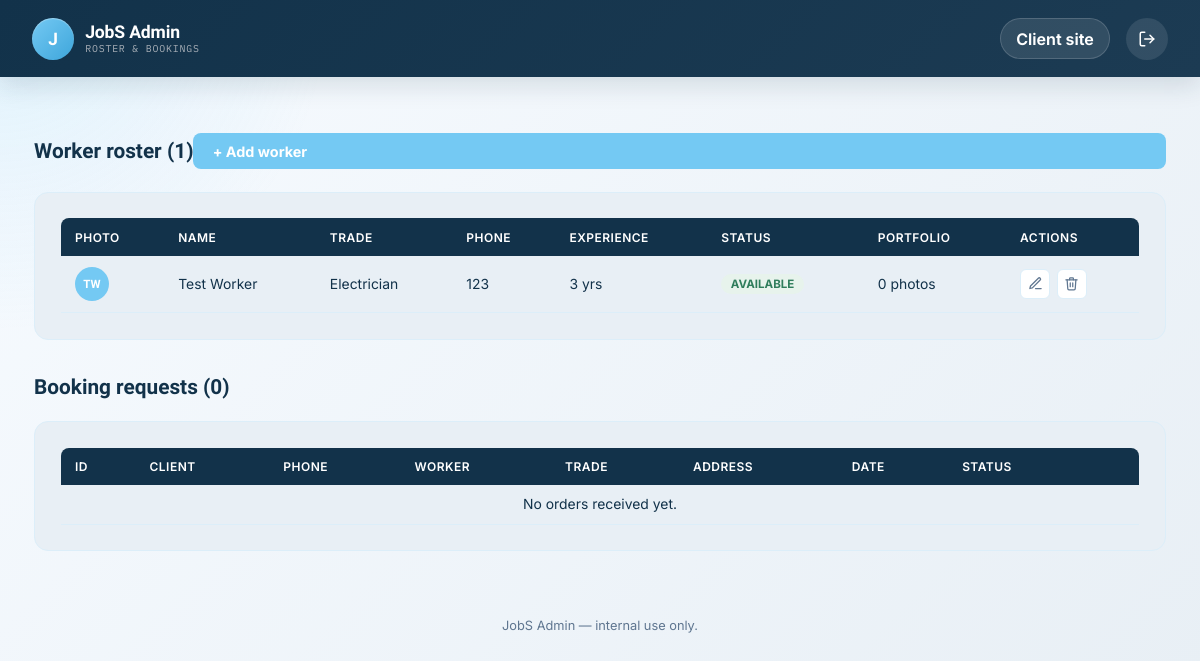
Before: /admin (signed in) with the older database file.
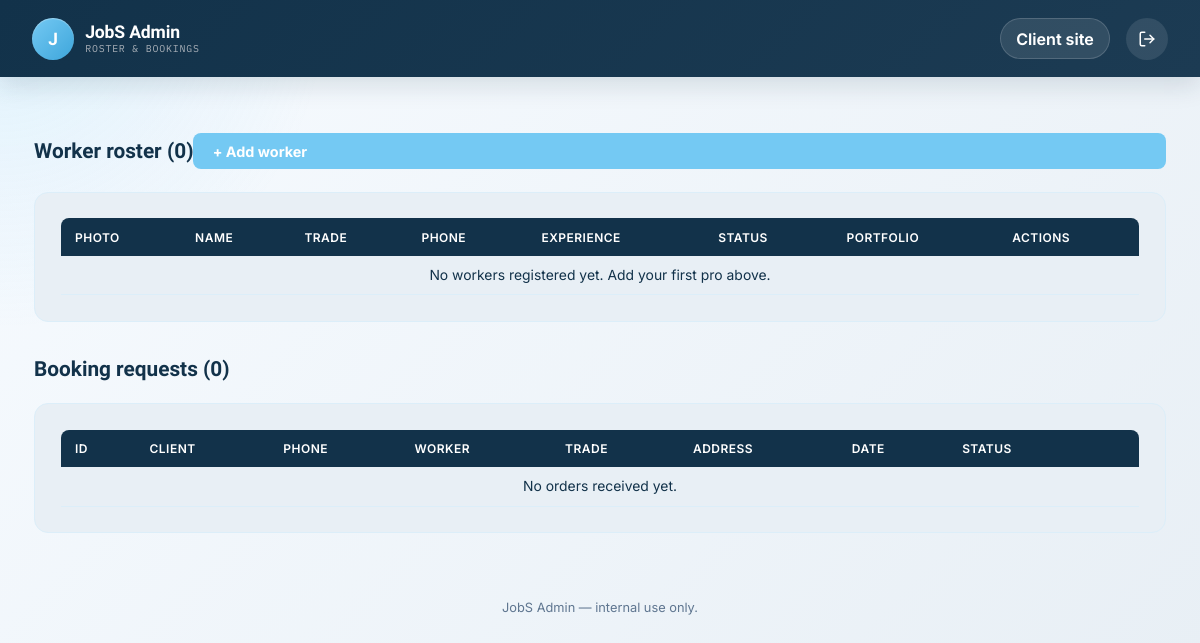
After: the same page with the newer database file.
### app.py (models this page shows)
class Worker(db.Model):
    __tablename__ = 'workers'
    id = db.Column(db.Integer, primary_key=True)
    name = db.Column(db.String(100), nullable=False)
    trade = db.Column(db.String(50), nullable=False)
    phone = db.Column(db.String(20), nullable=False)
    location = db.Column(db.String(120), nullable=True)
    hourly_rate = db.Column(db.Float, nullable=True, default=0)
    experience_years = db.Column(db.Integer, nullable=False)
    bio = db.Column(db.Text, nullable=True)
    status = db.Column(db.String(20), default='Available')
    photo_filename = db.Column(db.String(255), nullable=True)
    created_at = db.Column(db.DateTime, server_default=db.func.now())
    portfolio_images = db.relationship(
        'PortfolioImage', backref='worker', cascade='all, delete-orphan', lazy=True
    )
    @property
    def photo_url(self):
        if self.photo_filename:
            return url_for('static', filename=f'uploads/workers/{self.photo_filename}')
        return None
    @property
    def initials(self):
        parts = self.name.split()
        return ''.join(p[0] for p in parts[:2]).upper()

### app.py (the view)
@app.route('/admin')
def admin_dashboard():
    workers = Worker.query.order_by(Worker.id.desc()).all()
    bookings = Booking.query.order_by(Booking.id.desc()).all()
    return render_template('admin/dashboard.html', workers=workers, bookings=bookings)

### app.py (called while the page is built)
@app.context_processor
def inject_user_context():
    return {'is_admin': session.get('is_admin', False)}

@app.before_request
def protect_admin_routes():
    if request.path.startswith('/admin') and request.path not in ['/admin/login', '/admin/logout'] and not session.get('is_admin'):
        flash('Please sign in to access the admin portal.', 'error')
        return redirect(url_for('admin_login'))

### templates/admin/dashboard.html (shortened to what this page needs)
<!DOCTYPE html>
<html lang="en">
<head>
<link rel="stylesheet" href="{{ url_for('static', filename='style.css') }}">
</head>
<body>
<header class="site-head">
  <div class="header-actions">
    <a href="/" class="brand-link" aria-label="Go to the homepage">
      <span class="brand-mark">J</span>
      <span class="brand-copy">
        <strong>JobS Admin</strong>
        <small>Roster & bookings</small>
      </span>
    </a>
  </div>
  <div class="header-actions">
    <a href="/" class="portal-pill">Client site</a>
    <a href="/admin/logout" class="icon-link" aria-label="Sign out">
      <svg viewBox="0 0 24 24" fill="none" stroke="currentColor" stroke-width="2" stroke-linecap="round" stroke-linejoin="round">
        <path d="M9 21H5a2 2 0 0 1-2-2V5a2 2 0 0 1 2-2h4"></path>
        <polyline points="16 17 21 12 16 7"></polyline>
        <line x1="21" y1="12" x2="9" y2="12"></line>
      </svg>
    </a>
  </div>
</header>
<div class="wrap" style="padding-top: 1.5rem;">
  <div class="admin-topbar">
    <h2>Worker roster ({{ workers|length }})</h2>
    <a href="{{ url_for('add_worker') }}" class="btn-solid" style="text-decoration:none; display:inline-block; padding:0.6rem 1.2rem;">+ Add worker</a>
  </div>
  <div class="panel" style="margin-top:0;">
    <table class="ledger">
      <thead>
        <tr><th>Photo</th><th>Name</th><th>Trade</th><th>Phone</th><th>Experience</th><th>Status</th><th>Portfolio</th><th>Actions</th></tr>
      </thead>
      <tbody>
        {% for worker in workers %}
        <tr>
          <td>
            {% if worker.photo_url %}
              <img src="{{ worker.photo_url }}" class="row-photo" alt="{{ worker.name }}">
            {% else %}
              <span class="row-avatar-fallback">{{ worker.initials }}</span>
            {% endif %}
          </td>
          <td>{{ worker.name }}</td>
          <td>{{ worker.trade }}</td>
          <td>{{ worker.phone }}</td>
          <td>{{ worker.experience_years }} yrs</td>
          <td><span class="pill {{ 'available' if worker.status == 'Available' else 'booked' }}">{{ worker.status }}</span></td>
          <td>{{ worker.portfolio_images|length }} photo{{ 's' if worker.portfolio_images|length != 1 else '' }}</td>
          <td>
            <div class="row-actions">
              <a class="icon-btn" href="{{ url_for('edit_worker', worker_id=worker.id) }}" title="Edit">
                <svg viewBox="0 0 24 24" fill="none" stroke="currentColor" stroke-width="2" stroke-linecap="round" stroke-linejoin="round"><path d="M12 20h9"/><path d="M16.5 3.5a2.1 2.1 0 0 1 3 3L7 19l-4 1 1-4Z"/></svg>
              </a>
              <form action="{{ url_for('delete_worker', worker_id=worker.id) }}" method="POST" onsubmit="return confirm('Remove {{ worker.name|e }} from the roster? This cannot be undone.');">
                <button type="submit" class="icon-btn danger" title="Delete">
                  <svg viewBox="0 0 24 24" fill="none" stroke="currentColor" stroke-width="2" stroke-linecap="round" stroke-linejoin="round"><polyline points="3 6 5 6 21 6"/><path d="M19 6l-1 14a2 2 0 0 1-2 2H8a2 2 0 0 1-2-2L5 6"/><path d="M10 11v6"/><path d="M14 11v6"/><path d="M9 6V4a1 1 0 0 1 1-1h4a1 1 0 0 1 1 1v2"/></svg>
                </button>
              </form>
            </div>
          </td>
        </tr>
        {% else %}
        <tr><td colspan="8" style="text-align:center;">No workers registered yet. Add your first pro above.</td></tr>
        {% endfor %}
      </tbody>
    </table>
  </div>
  <div class="admin-topbar">
    <h2>Booking requests ({{ bookings|length }})</h2>
  </div>
  <div class="panel" style="margin-top:0;">
    <table class="ledger">
      <thead>
        <tr><th>ID</th><th>Client</th><th>Phone</th><th>Worker</th><th>Trade</th><th>Address</th><th>Date</th><th>Status</th><th></th></tr>
      </thead>
      <tbody>
        {% for booking in bookings %}
        <tr>
          <td>#{{ booking.id }}</td>
          <td>{{ booking.client_name }}</td>
          <td>{{ booking.client_phone }}</td>
          <td>{{ booking.worker.name }}</td>
          <td>{{ booking.worker.trade }}</td>
          <td>{{ booking.service_address }}</td>
          <td>{{ booking.booking_date }}</td>
          <td><span class="pill {{ 'confirmed' if booking.status == 'Confirmed' else 'pending' }}">{{ booking.status }}</span></td>
          <td>
            {% if booking.status != 'Confirmed' %}
            <form action="{{ url_for('confirm_booking', booking_id=booking.id) }}" method="POST">
              <button type="submit" class="btn-ghost" style="padding:0.35rem 0.7rem; font-size:0.78rem;">Confirm</button>
            </form>
            {% endif %}
          </td>
        </tr>
        {% else %}
        <tr><td colspan="9" style="text-align:center;">No orders received yet.</td></tr>
        {% endfor %}
      </tbody>
    </table>
  </div>
</div>
<footer class="site-foot">JobS Admin — internal use only.</footer>
</body>
</html>

### static/style.css (style rules this page uses)
:root { --ink: #12324a; --teal: #74c9f3; --teal-dark: #2f7fb5; --coral: #3ea6db; --coral-dark: #2a7ea8; --sand: #e8eff5; --card: #e8eff5; --steel: #5f7690; --rule: #dceef9; --good: #2f7d5c; --danger: #c45858; }
* { margin: 0; padding: 0; box-sizing: border-box; }
body { background: radial-gradient(circle at top left, rgba(116, 201, 243, 0.18), transparent 24%), linear-gradient(135deg, #f7fbff 0%, var(--sand) 100%); color: var(--ink); font-family: 'Inter', sans-serif; -webkit-font-smoothing: antialiased; }
a { color: inherit; }
header.site-head { background: linear-gradient(135deg, var(--ink) 0%, #1c3b53 100%); color: #fff; padding: 1.1rem 2rem; display: flex; justify-content: space-between; align-items: center; position: sticky; top: 0; z-index: 10; box-shadow: 0 8px 24px rgba(18, 50, 74, 0.14); }
.header-actions { display: flex; align-items: center; gap: 1rem; }
.brand-link { display: inline-flex; align-items: center; gap: 0.7rem; text-decoration: none; color: #fff; }
.brand-mark { width: 42px; height: 42px; border-radius: 50%; background: linear-gradient(135deg, var(--teal), var(--coral)); color: #fff; display: flex; align-items: center; justify-content: center; font-family: 'Sora', sans-serif; font-weight: 800; font-size: 1.08rem; box-shadow: inset 0 1px 1px rgba(255,255,255,0.35); }
.brand-copy { display: flex; flex-direction: column; line-height: 1.1; }
.brand-copy strong { font-family: 'Sora', sans-serif; font-size: 1.1rem; letter-spacing: -0.01em; }
.brand-copy small { font-family: 'IBM Plex Mono', monospace; font-size: 0.62rem; color: #a9b0b8; letter-spacing: 0.08em; text-transform: uppercase; margin-top: 0.12rem; }
.icon-link { display: inline-flex; align-items: center; justify-content: center; width: 42px; height: 42px; border-radius: 50%; background: rgba(255,255,255,0.1); color: #fff; text-decoration: none; transition: background 0.2s ease; }
.icon-link svg { width: 18px; height: 18px; }
.portal-pill { display: inline-flex; align-items: center; padding: 0.6rem 0.95rem; border-radius: 999px; background: rgba(255,255,255,0.1); color: #fff; text-decoration: none; font-weight: 650; border: 1px solid rgba(255,255,255,0.16); }
.wrap { max-width: 1180px; margin: 0 auto; padding: 0 1.5rem; }
.btn-solid { flex: 1; background: var(--teal); color: #fff; border: none; padding: 0.7rem; border-radius: 8px; font-weight: 700; cursor: pointer; font-size: 0.9rem; }
.admin-topbar { display: flex; justify-content: space-between; align-items: center; margin: 2rem 0 1.4rem; }
.admin-topbar h2 { font-family: 'Sora', sans-serif; font-size: 1.3rem; font-weight: 700; }
.panel { background: var(--card); border: 1px solid var(--rule); border-radius: 14px; padding: 1.6rem; margin-bottom: 2.2rem; }
table.ledger { width: 100%; border-collapse: collapse; font-size: 0.87rem; }
table.ledger th { background: var(--ink); color: #fff; text-align: left; padding: 0.7rem 0.9rem; font-weight: 600; font-size: 0.75rem; text-transform: uppercase; letter-spacing: 0.04em; }
table.ledger th:first-child { border-radius: 8px 0 0 0; }
table.ledger th:last-child { border-radius: 0 8px 0 0; }
table.ledger td { padding: 0.7rem 0.9rem; border-bottom: 1px solid var(--rule); vertical-align: middle; }
footer.site-foot { text-align: center; padding: 2rem 0 3rem; color: var(--steel); font-size: 0.8rem; }

Changed rows visible on the page:
removed Worker: initials "TW", name "Test Worker", trade "Electrician", phone "123", experience_years "3", status "AVAILABLE", portfolio_images|length "0", portfolio_images "s"
Other visible differences:
{{ workers|length }}: "1" → "0"
text now shown: "No workers registered yet. Add your first pro above."
